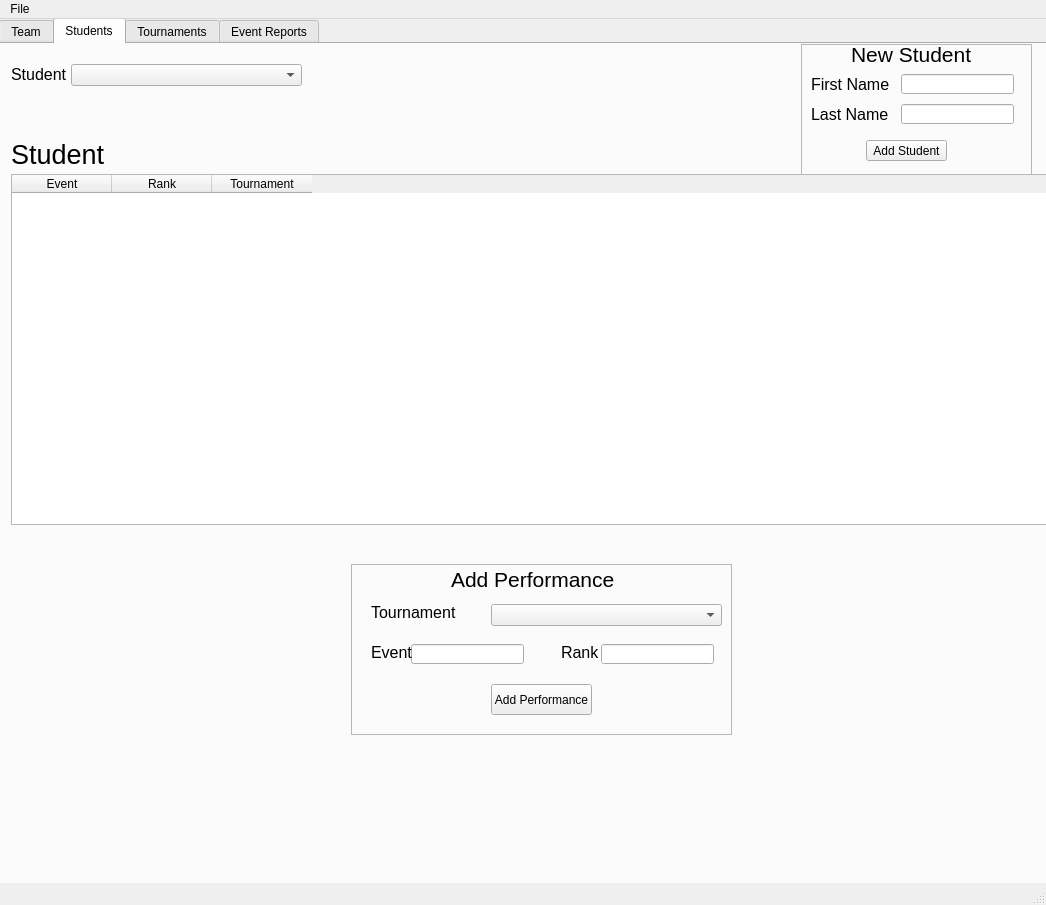
<?xml version="1.0" encoding="UTF-8"?>
<ui version="4.0">
 <class>MainWindow</class>
 <widget class="QMainWindow" name="MainWindow">
  <property name="windowModality">
   <enum>Qt::WindowModal</enum>
  </property>
  <property name="geometry">
   <rect>
    <x>0</x>
    <y>0</y>
    <width>1046</width>
    <height>905</height>
   </rect>
  </property>
  <property name="sizePolicy">
   <sizepolicy hsizetype="Expanding" vsizetype="Expanding">
    <horstretch>0</horstretch>
    <verstretch>0</verstretch>
   </sizepolicy>
  </property>
  <property name="windowTitle">
   <string>4N6 Season Organizer</string>
  </property>
  <widget class="QWidget" name="centralwidget">
   <widget class="QTabWidget" name="tabWidget">
    <property name="geometry">
     <rect>
      <x>-1</x>
      <y>-1</y>
      <width>1071</width>
      <height>871</height>
     </rect>
    </property>
    <property name="sizePolicy">
     <sizepolicy hsizetype="MinimumExpanding" vsizetype="MinimumExpanding">
      <horstretch>0</horstretch>
      <verstretch>0</verstretch>
     </sizepolicy>
    </property>
    <property name="currentIndex">
     <number>1</number>
    </property>
    <widget class="QWidget" name="tab">
     <attribute name="title">
      <string>Team</string>
     </attribute>
     <widget class="QTableWidget" name="team_report">
      <property name="geometry">
       <rect>
        <x>10</x>
        <y>40</y>
        <width>1051</width>
        <height>801</height>
       </rect>
      </property>
      <column>
       <property name="text">
        <string>Student</string>
       </property>
      </column>
      <column>
       <property name="text">
        <string>Tournaments</string>
       </property>
      </column>
      <column>
       <property name="text">
        <string>Events</string>
       </property>
      </column>
     </widget>
     <widget class="QLabel" name="team_name">
      <property name="geometry">
       <rect>
        <x>10</x>
        <y>10</y>
        <width>141</width>
        <height>31</height>
       </rect>
      </property>
      <property name="sizePolicy">
       <sizepolicy hsizetype="MinimumExpanding" vsizetype="MinimumExpanding">
        <horstretch>0</horstretch>
        <verstretch>0</verstretch>
       </sizepolicy>
      </property>
      <property name="font">
       <font>
        <pointsize>20</pointsize>
       </font>
      </property>
      <property name="text">
       <string>Team</string>
      </property>
     </widget>
    </widget>
    <widget class="QWidget" name="tab_2">
     <attribute name="title">
      <string>Students</string>
     </attribute>
     <widget class="QComboBox" name="stud_selector">
      <property name="geometry">
       <rect>
        <x>70</x>
        <y>20</y>
        <width>231</width>
        <height>22</height>
       </rect>
      </property>
      <property name="sizePolicy">
       <sizepolicy hsizetype="MinimumExpanding" vsizetype="MinimumExpanding">
        <horstretch>0</horstretch>
        <verstretch>0</verstretch>
       </sizepolicy>
      </property>
     </widget>
     <widget class="QLabel" name="label_3">
      <property name="geometry">
       <rect>
        <x>10</x>
        <y>20</y>
        <width>71</width>
        <height>21</height>
       </rect>
      </property>
      <property name="sizePolicy">
       <sizepolicy hsizetype="MinimumExpanding" vsizetype="MinimumExpanding">
        <horstretch>0</horstretch>
        <verstretch>0</verstretch>
       </sizepolicy>
      </property>
      <property name="font">
       <font>
        <pointsize>12</pointsize>
       </font>
      </property>
      <property name="text">
       <string>Student</string>
      </property>
     </widget>
     <widget class="QFrame" name="new_studen_frame">
      <property name="geometry">
       <rect>
        <x>800</x>
        <y>0</y>
        <width>231</width>
        <height>131</height>
       </rect>
      </property>
      <property name="sizePolicy">
       <sizepolicy hsizetype="MinimumExpanding" vsizetype="MinimumExpanding">
        <horstretch>0</horstretch>
        <verstretch>0</verstretch>
       </sizepolicy>
      </property>
      <property name="frameShape">
       <enum>QFrame::StyledPanel</enum>
      </property>
      <property name="frameShadow">
       <enum>QFrame::Raised</enum>
      </property>
      <widget class="QLineEdit" name="ns_first">
       <property name="geometry">
        <rect>
         <x>100</x>
         <y>30</y>
         <width>113</width>
         <height>20</height>
        </rect>
       </property>
       <property name="sizePolicy">
        <sizepolicy hsizetype="MinimumExpanding" vsizetype="MinimumExpanding">
         <horstretch>0</horstretch>
         <verstretch>0</verstretch>
        </sizepolicy>
       </property>
      </widget>
      <widget class="QLabel" name="label_7">
       <property name="geometry">
        <rect>
         <x>10</x>
         <y>30</y>
         <width>81</width>
         <height>20</height>
        </rect>
       </property>
       <property name="sizePolicy">
        <sizepolicy hsizetype="MinimumExpanding" vsizetype="MinimumExpanding">
         <horstretch>0</horstretch>
         <verstretch>0</verstretch>
        </sizepolicy>
       </property>
       <property name="font">
        <font>
         <pointsize>12</pointsize>
        </font>
       </property>
       <property name="text">
        <string>First Name</string>
       </property>
      </widget>
      <widget class="QLabel" name="label_8">
       <property name="geometry">
        <rect>
         <x>10</x>
         <y>60</y>
         <width>81</width>
         <height>20</height>
        </rect>
       </property>
       <property name="sizePolicy">
        <sizepolicy hsizetype="MinimumExpanding" vsizetype="MinimumExpanding">
         <horstretch>0</horstretch>
         <verstretch>0</verstretch>
        </sizepolicy>
       </property>
       <property name="font">
        <font>
         <pointsize>12</pointsize>
        </font>
       </property>
       <property name="text">
        <string>Last Name</string>
       </property>
      </widget>
      <widget class="QLineEdit" name="ns_last">
       <property name="geometry">
        <rect>
         <x>100</x>
         <y>60</y>
         <width>113</width>
         <height>20</height>
        </rect>
       </property>
       <property name="sizePolicy">
        <sizepolicy hsizetype="MinimumExpanding" vsizetype="MinimumExpanding">
         <horstretch>0</horstretch>
         <verstretch>0</verstretch>
        </sizepolicy>
       </property>
      </widget>
      <widget class="QPushButton" name="add_stud_button">
       <property name="geometry">
        <rect>
         <x>65</x>
         <y>96</y>
         <width>81</width>
         <height>21</height>
        </rect>
       </property>
       <property name="sizePolicy">
        <sizepolicy hsizetype="MinimumExpanding" vsizetype="MinimumExpanding">
         <horstretch>0</horstretch>
         <verstretch>0</verstretch>
        </sizepolicy>
       </property>
       <property name="text">
        <string>Add Student</string>
       </property>
      </widget>
      <widget class="QLabel" name="label_9">
       <property name="geometry">
        <rect>
         <x>50</x>
         <y>0</y>
         <width>141</width>
         <height>20</height>
        </rect>
       </property>
       <property name="sizePolicy">
        <sizepolicy hsizetype="MinimumExpanding" vsizetype="MinimumExpanding">
         <horstretch>0</horstretch>
         <verstretch>0</verstretch>
        </sizepolicy>
       </property>
       <property name="font">
        <font>
         <pointsize>16</pointsize>
        </font>
       </property>
       <property name="text">
        <string>New Student</string>
       </property>
      </widget>
     </widget>
     <widget class="QTableWidget" name="stud_report">
      <property name="geometry">
       <rect>
        <x>10</x>
        <y>130</y>
        <width>1051</width>
        <height>351</height>
       </rect>
      </property>
      <property name="sizePolicy">
       <sizepolicy hsizetype="MinimumExpanding" vsizetype="MinimumExpanding">
        <horstretch>0</horstretch>
        <verstretch>0</verstretch>
       </sizepolicy>
      </property>
      <column>
       <property name="text">
        <string>Event</string>
       </property>
      </column>
      <column>
       <property name="text">
        <string>Rank</string>
       </property>
      </column>
      <column>
       <property name="text">
        <string>Tournament</string>
       </property>
      </column>
     </widget>
     <widget class="QFrame" name="add_performance_frame">
      <property name="enabled">
       <bool>true</bool>
      </property>
      <property name="geometry">
       <rect>
        <x>350</x>
        <y>520</y>
        <width>381</width>
        <height>171</height>
       </rect>
      </property>
      <property name="sizePolicy">
       <sizepolicy hsizetype="MinimumExpanding" vsizetype="MinimumExpanding">
        <horstretch>0</horstretch>
        <verstretch>0</verstretch>
       </sizepolicy>
      </property>
      <property name="frameShape">
       <enum>QFrame::StyledPanel</enum>
      </property>
      <property name="frameShadow">
       <enum>QFrame::Raised</enum>
      </property>
      <widget class="QLineEdit" name="np_event">
       <property name="geometry">
        <rect>
         <x>60</x>
         <y>80</y>
         <width>113</width>
         <height>20</height>
        </rect>
       </property>
       <property name="sizePolicy">
        <sizepolicy hsizetype="MinimumExpanding" vsizetype="MinimumExpanding">
         <horstretch>0</horstretch>
         <verstretch>0</verstretch>
        </sizepolicy>
       </property>
      </widget>
      <widget class="QLabel" name="label_10">
       <property name="geometry">
        <rect>
         <x>20</x>
         <y>80</y>
         <width>61</width>
         <height>16</height>
        </rect>
       </property>
       <property name="sizePolicy">
        <sizepolicy hsizetype="MinimumExpanding" vsizetype="MinimumExpanding">
         <horstretch>0</horstretch>
         <verstretch>0</verstretch>
        </sizepolicy>
       </property>
       <property name="font">
        <font>
         <pointsize>12</pointsize>
        </font>
       </property>
       <property name="text">
        <string>Event</string>
       </property>
      </widget>
      <widget class="QLabel" name="label_11">
       <property name="geometry">
        <rect>
         <x>20</x>
         <y>40</y>
         <width>101</width>
         <height>16</height>
        </rect>
       </property>
       <property name="sizePolicy">
        <sizepolicy hsizetype="MinimumExpanding" vsizetype="MinimumExpanding">
         <horstretch>0</horstretch>
         <verstretch>0</verstretch>
        </sizepolicy>
       </property>
       <property name="font">
        <font>
         <pointsize>12</pointsize>
        </font>
       </property>
       <property name="text">
        <string>Tournament</string>
       </property>
      </widget>
      <widget class="QPushButton" name="add_perf_button">
       <property name="geometry">
        <rect>
         <x>140</x>
         <y>120</y>
         <width>101</width>
         <height>31</height>
        </rect>
       </property>
       <property name="sizePolicy">
        <sizepolicy hsizetype="MinimumExpanding" vsizetype="MinimumExpanding">
         <horstretch>0</horstretch>
         <verstretch>0</verstretch>
        </sizepolicy>
       </property>
       <property name="text">
        <string>Add Performance</string>
       </property>
      </widget>
      <widget class="QLabel" name="label_12">
       <property name="geometry">
        <rect>
         <x>100</x>
         <y>0</y>
         <width>171</width>
         <height>31</height>
        </rect>
       </property>
       <property name="sizePolicy">
        <sizepolicy hsizetype="MinimumExpanding" vsizetype="MinimumExpanding">
         <horstretch>0</horstretch>
         <verstretch>0</verstretch>
        </sizepolicy>
       </property>
       <property name="font">
        <font>
         <pointsize>16</pointsize>
        </font>
       </property>
       <property name="text">
        <string>Add Performance</string>
       </property>
      </widget>
      <widget class="QComboBox" name="np_tourney">
       <property name="geometry">
        <rect>
         <x>140</x>
         <y>40</y>
         <width>231</width>
         <height>22</height>
        </rect>
       </property>
       <property name="sizePolicy">
        <sizepolicy hsizetype="MinimumExpanding" vsizetype="MinimumExpanding">
         <horstretch>0</horstretch>
         <verstretch>0</verstretch>
        </sizepolicy>
       </property>
      </widget>
      <widget class="QLineEdit" name="np_rank">
       <property name="geometry">
        <rect>
         <x>250</x>
         <y>80</y>
         <width>113</width>
         <height>20</height>
        </rect>
       </property>
       <property name="sizePolicy">
        <sizepolicy hsizetype="MinimumExpanding" vsizetype="MinimumExpanding">
         <horstretch>0</horstretch>
         <verstretch>0</verstretch>
        </sizepolicy>
       </property>
       <property name="text">
        <string/>
       </property>
      </widget>
      <widget class="QLabel" name="label_13">
       <property name="geometry">
        <rect>
         <x>210</x>
         <y>80</y>
         <width>61</width>
         <height>16</height>
        </rect>
       </property>
       <property name="sizePolicy">
        <sizepolicy hsizetype="MinimumExpanding" vsizetype="MinimumExpanding">
         <horstretch>0</horstretch>
         <verstretch>0</verstretch>
        </sizepolicy>
       </property>
       <property name="font">
        <font>
         <pointsize>12</pointsize>
        </font>
       </property>
       <property name="text">
        <string>Rank</string>
       </property>
      </widget>
     </widget>
     <widget class="QLabel" name="selected_student">
      <property name="geometry">
       <rect>
        <x>10</x>
        <y>90</y>
        <width>791</width>
        <height>41</height>
       </rect>
      </property>
      <property name="sizePolicy">
       <sizepolicy hsizetype="MinimumExpanding" vsizetype="MinimumExpanding">
        <horstretch>0</horstretch>
        <verstretch>0</verstretch>
       </sizepolicy>
      </property>
      <property name="font">
       <font>
        <pointsize>20</pointsize>
       </font>
      </property>
      <property name="text">
       <string>Student</string>
      </property>
     </widget>
    </widget>
    <widget class="QWidget" name="tournament_tab">
     <attribute name="title">
      <string>Tournaments</string>
     </attribute>
     <widget class="QTableWidget" name="tourney_report">
      <property name="geometry">
       <rect>
        <x>10</x>
        <y>110</y>
        <width>1051</width>
        <height>691</height>
       </rect>
      </property>
      <column>
       <property name="text">
        <string>Student</string>
       </property>
      </column>
      <column>
       <property name="text">
        <string>Event</string>
       </property>
      </column>
      <column>
       <property name="text">
        <string>Rank</string>
       </property>
      </column>
     </widget>
     <widget class="QComboBox" name="tourney_selector">
      <property name="geometry">
       <rect>
        <x>120</x>
        <y>80</y>
        <width>231</width>
        <height>22</height>
       </rect>
      </property>
     </widget>
     <widget class="QLabel" name="label">
      <property name="geometry">
       <rect>
        <x>10</x>
        <y>80</y>
        <width>101</width>
        <height>21</height>
       </rect>
      </property>
      <property name="font">
       <font>
        <pointsize>12</pointsize>
       </font>
      </property>
      <property name="text">
       <string>Tournament</string>
      </property>
     </widget>
     <widget class="QFrame" name="nt_frame">
      <property name="geometry">
       <rect>
        <x>780</x>
        <y>0</y>
        <width>271</width>
        <height>101</height>
       </rect>
      </property>
      <property name="frameShape">
       <enum>QFrame::StyledPanel</enum>
      </property>
      <property name="frameShadow">
       <enum>QFrame::Raised</enum>
      </property>
      <widget class="QPushButton" name="nt_button">
       <property name="geometry">
        <rect>
         <x>60</x>
         <y>80</y>
         <width>111</width>
         <height>21</height>
        </rect>
       </property>
       <property name="text">
        <string>Create Tournament</string>
       </property>
      </widget>
      <widget class="QLabel" name="label_4">
       <property name="geometry">
        <rect>
         <x>0</x>
         <y>30</y>
         <width>91</width>
         <height>21</height>
        </rect>
       </property>
       <property name="font">
        <font>
         <pointsize>12</pointsize>
        </font>
       </property>
       <property name="text">
        <string>Host School</string>
       </property>
      </widget>
      <widget class="QDateEdit" name="nt_date">
       <property name="geometry">
        <rect>
         <x>90</x>
         <y>50</y>
         <width>111</width>
         <height>22</height>
        </rect>
       </property>
      </widget>
      <widget class="QLineEdit" name="nt_host">
       <property name="geometry">
        <rect>
         <x>90</x>
         <y>30</y>
         <width>113</width>
         <height>20</height>
        </rect>
       </property>
      </widget>
      <widget class="QLabel" name="label_5">
       <property name="geometry">
        <rect>
         <x>50</x>
         <y>50</y>
         <width>71</width>
         <height>21</height>
        </rect>
       </property>
       <property name="font">
        <font>
         <pointsize>12</pointsize>
        </font>
       </property>
       <property name="text">
        <string>Date</string>
       </property>
      </widget>
      <widget class="QLabel" name="label_6">
       <property name="geometry">
        <rect>
         <x>40</x>
         <y>0</y>
         <width>161</width>
         <height>21</height>
        </rect>
       </property>
       <property name="font">
        <font>
         <pointsize>14</pointsize>
        </font>
       </property>
       <property name="text">
        <string>New Tournament</string>
       </property>
      </widget>
     </widget>
    </widget>
    <widget class="QWidget" name="tab_3">
     <attribute name="title">
      <string>Event Reports</string>
     </attribute>
     <widget class="QComboBox" name="event_selector">
      <property name="geometry">
       <rect>
        <x>60</x>
        <y>20</y>
        <width>231</width>
        <height>22</height>
       </rect>
      </property>
      <property name="sizePolicy">
       <sizepolicy hsizetype="MinimumExpanding" vsizetype="MinimumExpanding">
        <horstretch>0</horstretch>
        <verstretch>0</verstretch>
       </sizepolicy>
      </property>
     </widget>
     <widget class="QLabel" name="label_2">
      <property name="geometry">
       <rect>
        <x>10</x>
        <y>20</y>
        <width>71</width>
        <height>21</height>
       </rect>
      </property>
      <property name="sizePolicy">
       <sizepolicy hsizetype="MinimumExpanding" vsizetype="MinimumExpanding">
        <horstretch>0</horstretch>
        <verstretch>0</verstretch>
       </sizepolicy>
      </property>
      <property name="font">
       <font>
        <pointsize>12</pointsize>
       </font>
      </property>
      <property name="text">
       <string>Event</string>
      </property>
     </widget>
     <widget class="QTableWidget" name="event_report">
      <property name="geometry">
       <rect>
        <x>10</x>
        <y>130</y>
        <width>1051</width>
        <height>711</height>
       </rect>
      </property>
      <property name="sizePolicy">
       <sizepolicy hsizetype="MinimumExpanding" vsizetype="MinimumExpanding">
        <horstretch>0</horstretch>
        <verstretch>0</verstretch>
       </sizepolicy>
      </property>
      <column>
       <property name="text">
        <string>Student</string>
       </property>
      </column>
      <column>
       <property name="text">
        <string>Rank</string>
       </property>
      </column>
      <column>
       <property name="text">
        <string>Tournament</string>
       </property>
      </column>
     </widget>
     <widget class="QLabel" name="event_label">
      <property name="geometry">
       <rect>
        <x>20</x>
        <y>70</y>
        <width>271</width>
        <height>51</height>
       </rect>
      </property>
      <property name="sizePolicy">
       <sizepolicy hsizetype="MinimumExpanding" vsizetype="MinimumExpanding">
        <horstretch>0</horstretch>
        <verstretch>0</verstretch>
       </sizepolicy>
      </property>
      <property name="font">
       <font>
        <pointsize>26</pointsize>
       </font>
      </property>
      <property name="text">
       <string>Event</string>
      </property>
     </widget>
    </widget>
   </widget>
  </widget>
  <widget class="QMenuBar" name="menubar">
   <property name="geometry">
    <rect>
     <x>0</x>
     <y>0</y>
     <width>1046</width>
     <height>21</height>
    </rect>
   </property>
   <widget class="QMenu" name="menuFile">
    <property name="title">
     <string>File</string>
    </property>
    <addaction name="actionNew"/>
    <addaction name="separator"/>
    <addaction name="actionSave"/>
    <addaction name="actionLoad"/>
   </widget>
   <widget class="QMenu" name="menu_2">
    <property name="enabled">
     <bool>false</bool>
    </property>
    <property name="title">
     <string/>
    </property>
   </widget>
   <widget class="QMenu" name="menu">
    <property name="enabled">
     <bool>false</bool>
    </property>
    <property name="title">
     <string/>
    </property>
   </widget>
   <addaction name="menuFile"/>
   <addaction name="menu_2"/>
   <addaction name="menu"/>
  </widget>
  <widget class="QStatusBar" name="statusbar"/>
  <action name="actionSave">
   <property name="text">
    <string>Save</string>
   </property>
  </action>
  <action name="actionLoad">
   <property name="text">
    <string>Load</string>
   </property>
  </action>
  <action name="actionTeam_Report">
   <property name="text">
    <string>Team Report</string>
   </property>
  </action>
  <action name="actionStudent_Report">
   <property name="text">
    <string>Student Report</string>
   </property>
  </action>
  <action name="actionTournament_Report">
   <property name="text">
    <string>Tournament Report</string>
   </property>
  </action>
  <action name="actionEvent_Report">
   <property name="text">
    <string>Event Report</string>
   </property>
  </action>
  <action name="actionAdd_Student">
   <property name="text">
    <string>Add Student</string>
   </property>
  </action>
  <action name="actionEdit_Student">
   <property name="text">
    <string>Edit Student</string>
   </property>
  </action>
  <action name="actionAdd_Performance">
   <property name="text">
    <string>Add Performance</string>
   </property>
  </action>
  <action name="actionAdd_Tournament">
   <property name="text">
    <string>Add Tournament</string>
   </property>
  </action>
  <action name="actionEdit_Performance">
   <property name="text">
    <string>Edit Performance</string>
   </property>
  </action>
  <action name="actionEdit_Tournament">
   <property name="text">
    <string>Edit Tournament</string>
   </property>
  </action>
  <action name="actionNew">
   <property name="text">
    <string>New</string>
   </property>
  </action>
 </widget>
 <resources/>
 <connections/>
</ui>
